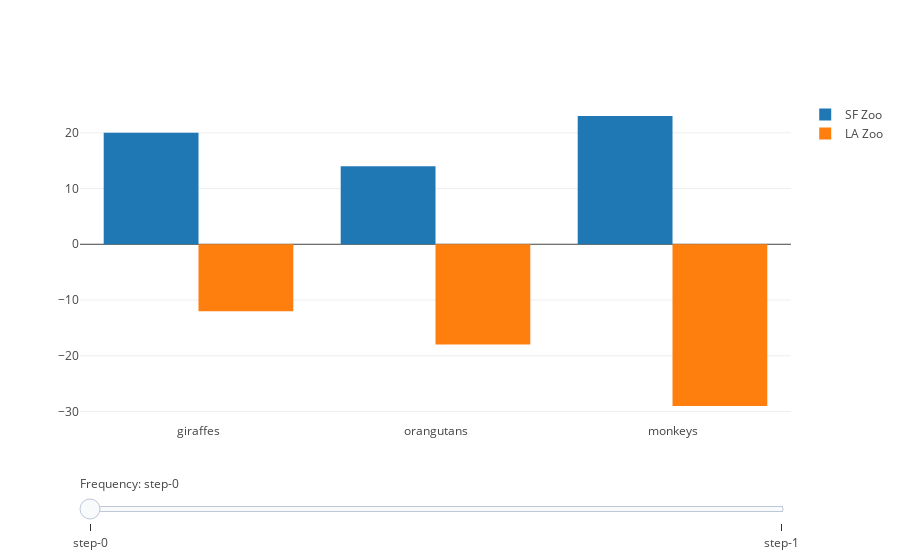

Write notebook code for a chart like this one.
### Code cell
import numpy as np

trace1 = go.Bar(
    x=['giraffes', 'orangutans', 'monkeys'],
    y=[20, 14, 23],
    name='SF Zoo'
)
trace2 = go.Bar(
    x=['giraffes', 'orangutans', 'monkeys'],
    y=[-12, -18, -29],
    name='LA Zoo'
)

data = [trace1, trace2]
steps = []
for i in range(len(data)):
    step = dict(
        method = 'restyle',  
        args = ['visible', [False] * len(data)],
    )
    step['args'][1][i] = True # Toggle i'th trace to "visible"
    steps.append(step)

sliders = [dict(
    active = 10,
    currentvalue = {"prefix": "Frequency: "},
    pad = {"t": 50},
    steps = steps
)]

layout = dict(sliders=sliders)

fig = dict(data=data, layout=layout)
plotly.offline.iplot(fig, filename='groupued barchart')

### Figure 1 — Plotly figure (JSON) as saved in the notebook; plotly's stock layout.template omitted (floating-point values rounded to 4 significant figures)
{"data": [{"name": "SF Zoo", "type": "bar", "uid": "d998ca5e-8cf5-11e8-b388-a8a795145588", "x": ["giraffes", "orangutans", "monkeys"], "y": [20, 14, 23]}, {"name": "LA Zoo", "type": "bar", "uid": "d998ca5f-8cf5-11e8-84b0-a8a795145588", "x": ["giraffes", "orangutans", "monkeys"], "y": [-12, -18, -29]}], "layout": {"sliders": [{"active": 10, "currentvalue": {"prefix": "Frequency: "}, "pad": {"t": 50}, "steps": [{"args": ["visible", [true, false]], "method": "restyle"}, {"args": ["visible", [false, true]], "method": "restyle"}]}]}}
